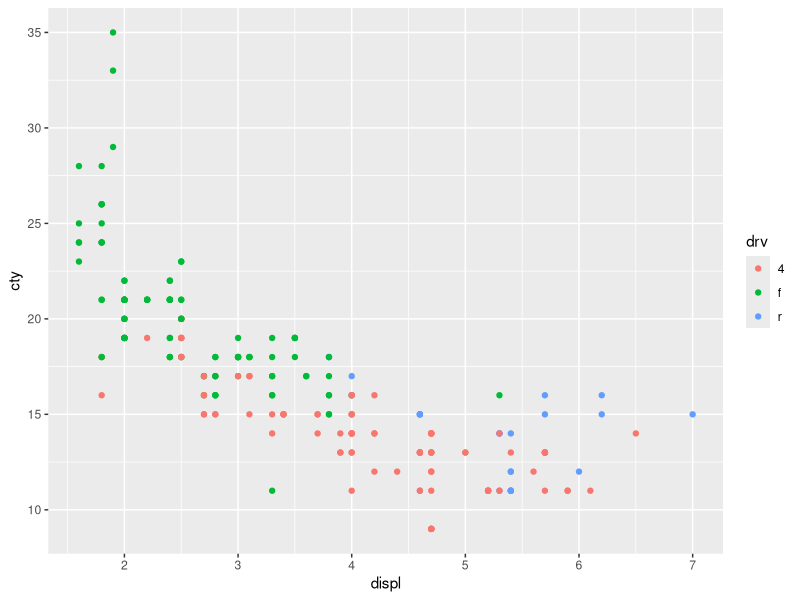
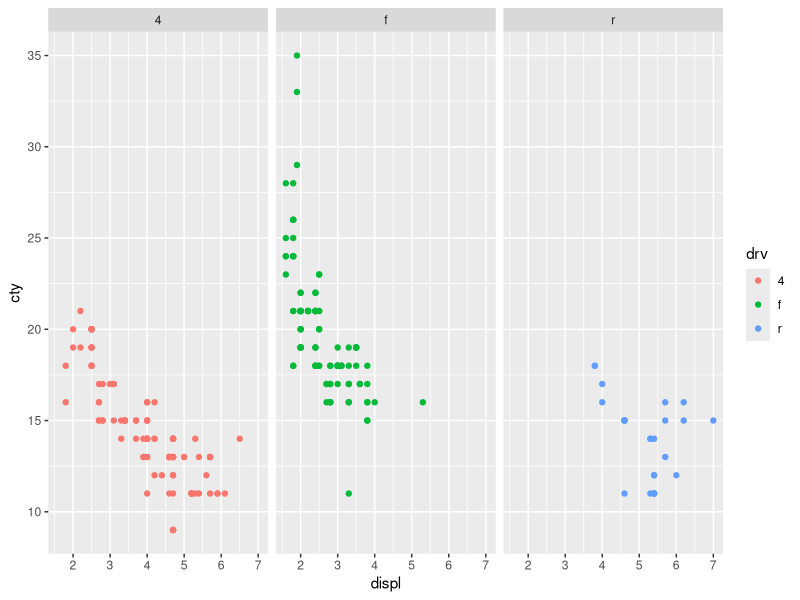
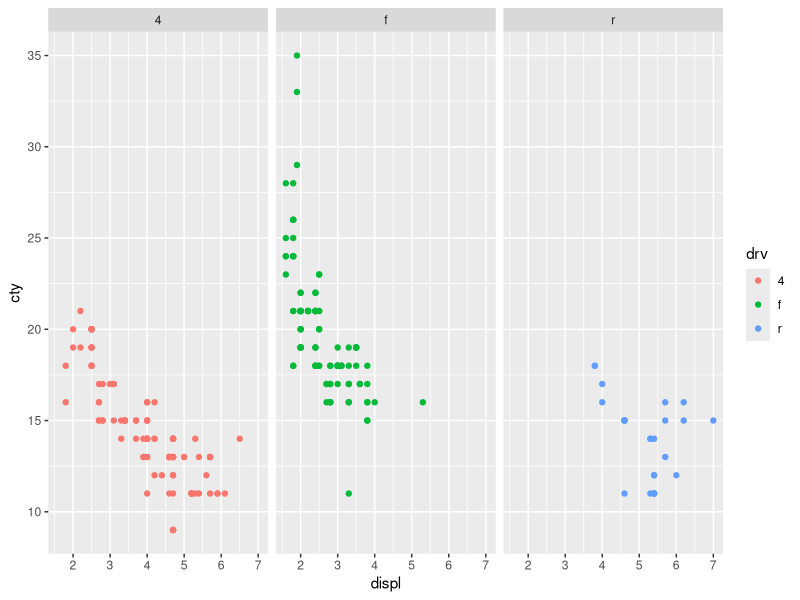
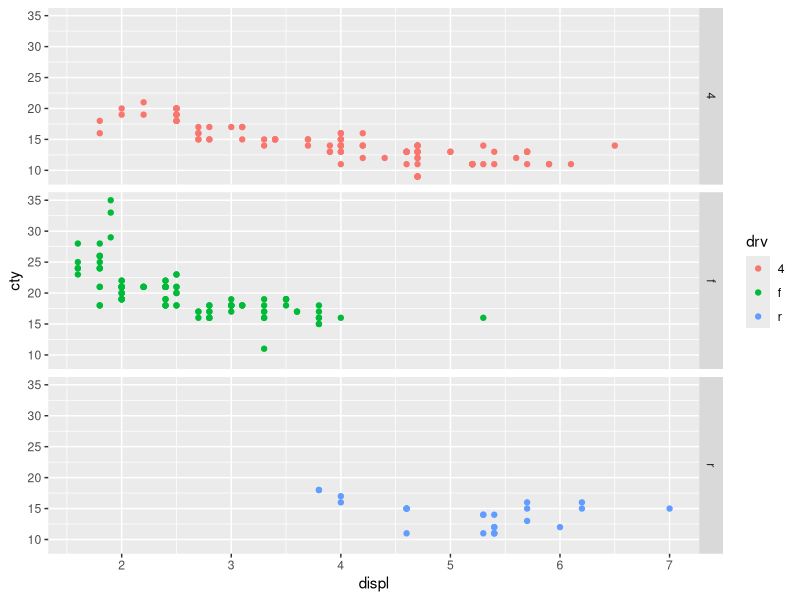
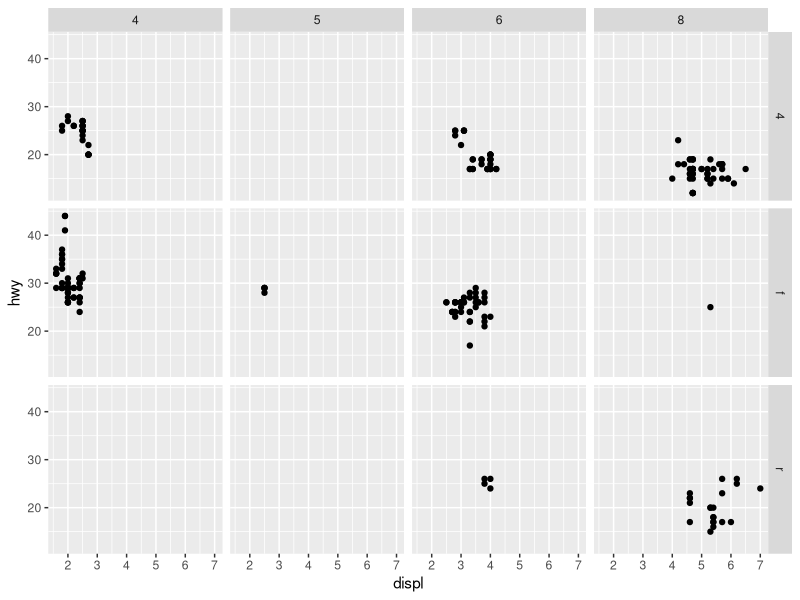
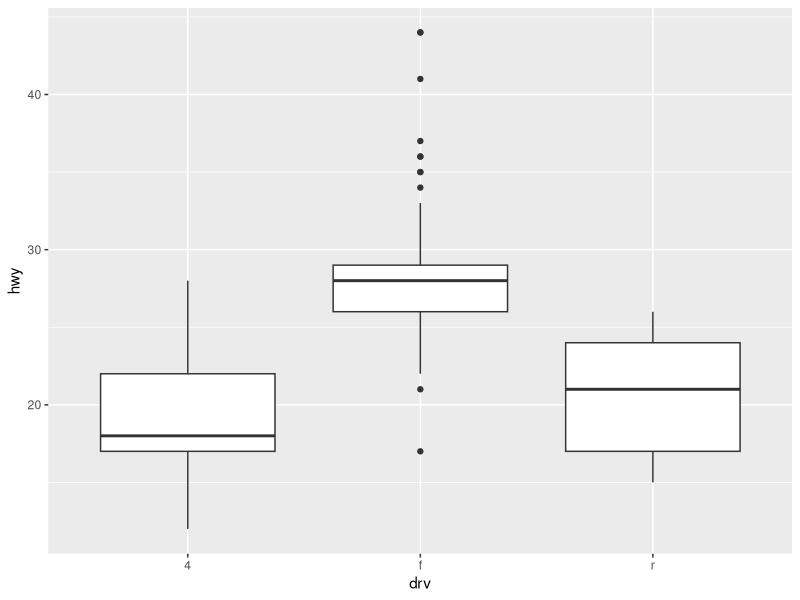
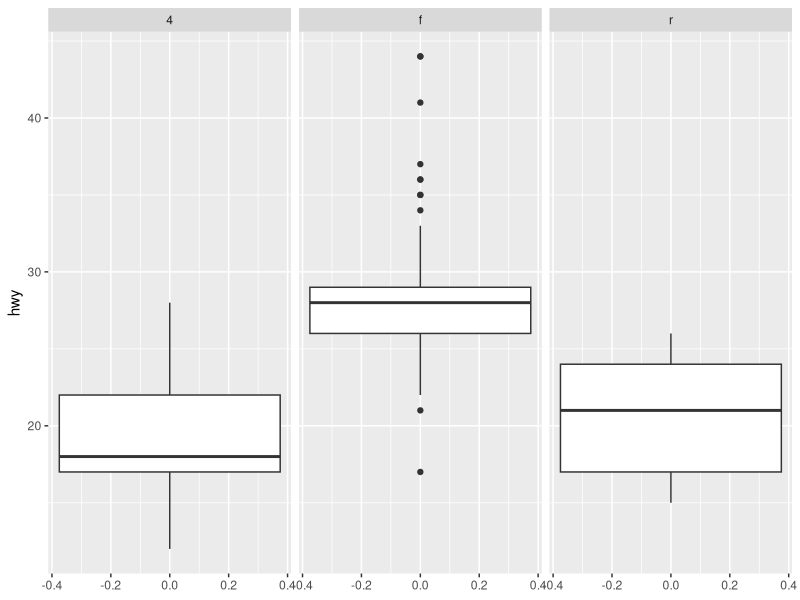
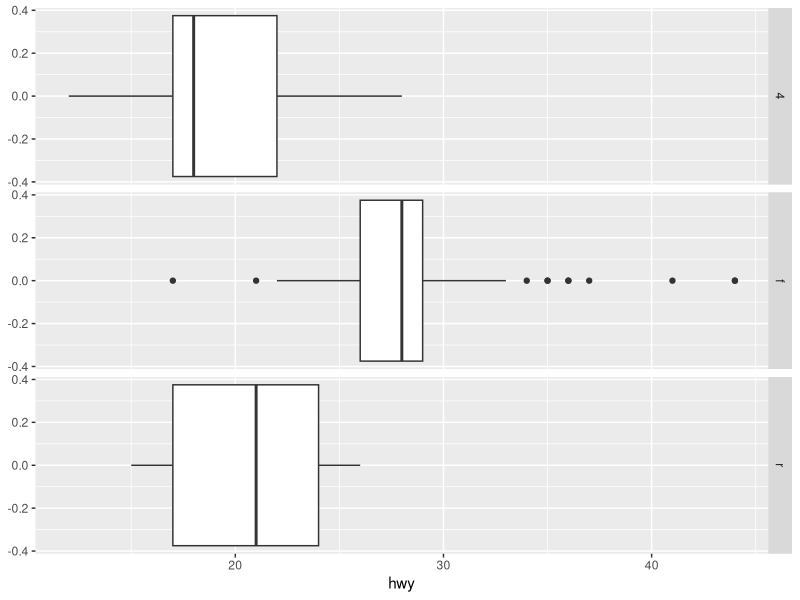

R code for these plots, in order:
#Faceting: 한 개의 plot을 카테고리별로 행과 열을 나눠서 여러개의 그래프를 그리는 것.
library(tidyverse)
search()

head(mpg)

#drv별 cty ~ displ
ggplot(data = mpg) + geom_point(mapping = aes(x=displ,y=cty,color=drv))

ggplot(data=mpg)+ geom_point(mapping = aes(x=displ,y=cty,color=drv))+
  facet_wrap(facets =  ~drv)

ggplot(data=mpg)+ geom_point(mapping = aes(x=displ,y=cty,color=drv))+
  facet_grid(facets = . ~drv)
#facet 에서 비어있는칸에 . 을 넣어주어햐함
ggplot(data=mpg)+ geom_point(mapping = aes(x=displ,y=cty,color=drv))+
  facet_grid(facets = drv ~ . ) 
#facet_wrap():행 또는 열 한방향으로만 칸을 나눌 수 있음.
#facet_grid():행,열 방향 모두 칸을 나눌 수 있음.

#drv별,cyl별 hwy~displ 산점도 그래프
ggplot(data = mpg)+geom_point(mapping = aes(x=displ,y=hwy))+
  facet_grid(facets =drv ~cyl)

#drv별 hwy의 box plot
ggplot(data = mpg)+geom_boxplot(mapping = aes(x=drv,y=hwy))

ggplot(data = mpg)+geom_boxplot(mapping = aes(y=hwy))+facet_grid(facets = .~drv)

ggplot(data = mpg)+geom_boxplot(mapping = aes(x=hwy))+facet_grid(facets = drv~ .)
